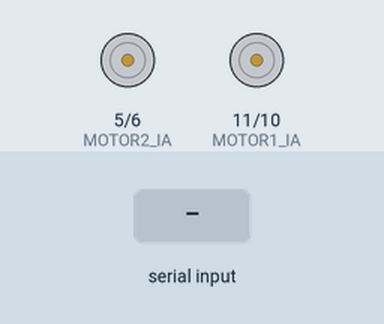
Recording of a sketch running on a simulated Arduino Uno, built with avr-gcc and run on an emulated ATmega328P. On the bench: motor-driver pin pairs drawn as motors (green arrow = first pin HIGH = forward, orange = second pin HIGH = backward, longer = more drive). The test bench sets the inputs (shaded band). What the sketch prints to the serial monitor is not drawn.

Above: at 1.2 s.
1.3 s: "F" received over the second serial link
At 2.1 s:
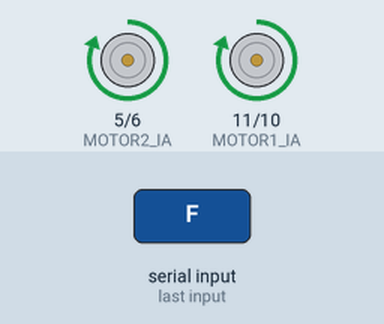
2.8 s: "R" received over the second serial link
At 3.2 s:
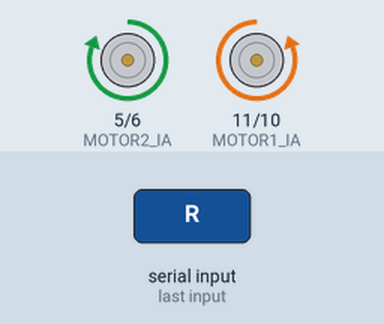
4.3 s: "L" received over the second serial link
At 5.5 s:
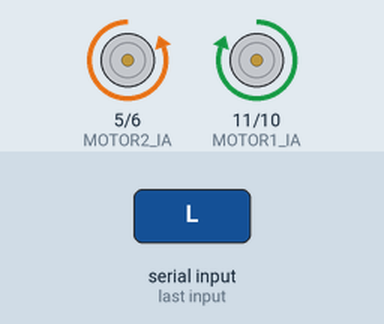
5.8 s: "B" received over the second serial link
At 6.7 s:
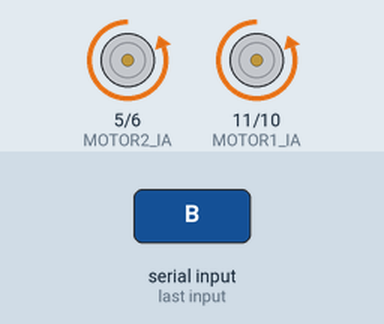
Timing chart, 0 to 8.3 s (numbered marks = the images above; inputs shaded):
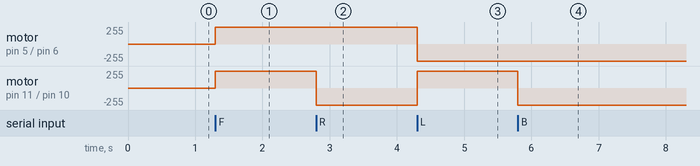

Measured:
- after the input at 1.3 s, motor on pin 5 (MOTOR2_IA) / pin 6 (MOTOR2_IB), motor on pin 11 (MOTOR1_IA) / pin 10 (MOTOR1_IB): stopped → forward 255/255 at once
- after the input at 2.8 s, motor on pin 11 (MOTOR1_IA) / pin 10 (MOTOR1_IB): forward 255/255 → backward 255/255 at once
- after the input at 4.3 s, motor on pin 5 (MOTOR2_IA) / pin 6 (MOTOR2_IB): forward 255/255 → backward 255/255 at once; motor on pin 11 (MOTOR1_IA) / pin 10 (MOTOR1_IB): backward 255/255 → forward 255/255 at once
- after the input at 5.8 s, motor on pin 11 (MOTOR1_IA) / pin 10 (MOTOR1_IB): forward 255/255 → backward 255/255 at once

The sketch:

Bluetooth_Control.ino
```cpp
#include <SoftwareSerial.h>

#define MOTOR1_IA 11
#define MOTOR1_IB 10
#define MOTOR2_IA 5
#define MOTOR2_IB 6

// Bluetooth 모듈 핀 설정
#define BT_TX 7
#define BT_RX 4

// Bluetooth 소프트웨어 시리얼 초기화
SoftwareSerial bluetooth(BT_RX, BT_TX);

void setup() {
  // 모터 제어 핀 설정
  pinMode(MOTOR1_IA, OUTPUT);
  pinMode(MOTOR1_IB, OUTPUT);
  pinMode(MOTOR2_IA, OUTPUT);
  pinMode(MOTOR2_IB, OUTPUT);

  // Bluetooth 초기화
  bluetooth.begin(9600);
  Serial.begin(9600);

  Serial.println("Bluetooth 제어 준비 완료. 스마트폰에서 명령을 전송하세요.");
}

void loop() {
  // Bluetooth 데이터가 들어왔는지 확인
  if (bluetooth.available()) {
    char command = bluetooth.read(); // 명령어 읽기
    Serial.print("수신된 명령: ");
    Serial.println(command); // 명령어를 시리얼 모니터에 출력 (디버깅용)

    // 명령어에 따른 동작 수행
    switch (command) {
      case 'F': // 전진
        moveForward();
        break;
      case 'R': // 우회전
        turnRight();
        break;
      case 'L': // 좌회전
        turnLeft();
        break;
      case 'B': // 후진
        moveBackward();
        break;
      default:
        stopMotors(); // 알 수 없는 명령어가 들어오면 정지
        break;
    }
  }
}

// 전진
void moveForward() {
  digitalWrite(MOTOR1_IA, HIGH);
  digitalWrite(MOTOR1_IB, LOW);
  digitalWrite(MOTOR2_IA, HIGH);
  digitalWrite(MOTOR2_IB, LOW);
  Serial.println("전진 중...");
}

// 후진
void moveBackward() {
  digitalWrite(MOTOR1_IA, LOW);
  digitalWrite(MOTOR1_IB, HIGH);
  digitalWrite(MOTOR2_IA, LOW);
  digitalWrite(MOTOR2_IB, HIGH);
  Serial.println("후진 중...");
}

// 우회전
void turnRight() {
  digitalWrite(MOTOR1_IA, LOW);
  digitalWrite(MOTOR1_IB, HIGH);
  digitalWrite(MOTOR2_IA, HIGH);
  digitalWrite(MOTOR2_IB, LOW);
  Serial.println("우회전 중...");
}

// 좌회전
void turnLeft() {
  digitalWrite(MOTOR1_IA, HIGH);
  digitalWrite(MOTOR1_IB, LOW);
  digitalWrite(MOTOR2_IA, LOW);
  digitalWrite(MOTOR2_IB, HIGH);
  Serial.println("좌회전 중...");
}

// 정지
void stopMotors() {
  digitalWrite(MOTOR1_IA, LOW);
  digitalWrite(MOTOR1_IB, LOW);
  digitalWrite(MOTOR2_IA, LOW);
  digitalWrite(MOTOR2_IB, LOW);
  Serial.println("정지 중...");
}
```
